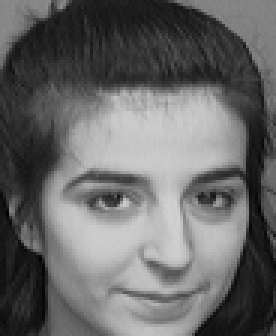
#> input picture packages/nimfa/nimfa-1.4.0-py2.py3-none-any.whl/nimfa/datasets/ORL_faces/s10/7.pgm, 92 x 112 px, given in place of 7.jpg, which was not available (shown 3 times larger)
$ python read_childImage.py   (older library calls are emulated)
#> lines starting #> are read from the running program, lines starting #| are printed output that depends on the picture; after the words box and inside, x2 and y2 are one past the last pixel; in counts of white or black regions, pixels touching at a corner belong together; pictures that were not available may be replaced by others from this repository, and a replacement may not be noted
### packages/image-to-text/image_to_text-1.0.1.tar.gz/image_to_text-1.0.1/image_deal.py
# -*- coding: utf-8 -*-
"""
图片处理：通过直方图正规化增强对比度（传入图片路径）
python图像处理技术：降噪、滤波、增强对比度
***滤波还未使用
@author: x-h
"""

from skimage import io, data, morphology, segmentation
import cv2
import numpy as np

class deal_image(object):
    #膨胀、腐蚀
    def dil2ero(self,img,selem):
        img=morphology.dilation(img,selem) # 膨胀
        imgres=morphology.erosion(img,selem) # 腐蚀
        return imgres

    def deal_part1(self,image_path):
        # 通过直方图正规化增强对比度，读取图片时使用cv2.IMREAD_GRAYSCALE，直接灰度化图片
        in_image = cv2.imread(image_path, cv2.IMREAD_GRAYSCALE)
        # 求输入图片像素最大值和最小值
        Imax = np.max(in_image)
        Imin = np.min(in_image)
        # 要输出的最小灰度级和最大灰度级
        Omin, Omax = 0, 255
        # 计算a 和 b的值
        a = float(Omax - Omin)/(Imax - Imin)
        b = Omin - a* Imin
        # 矩阵的线性变化
        out_image = a*in_image + b
        # 数据类型的转化
        out_image = out_image.astype(np.uint8)
        # 显示原图和直方图正规化的效果
        #cv2.imshow('IN', in_image)
        #cv2.waitKey(0)
        #cv2.imshow('OUT', out_image)
        #cv2.waitKey(0)

        #识别图片框线？？？
        #原图片减掉框线？？？
        rows,cols=out_image.shape
        rows,cols=out_image.shape
        scale=10   #这个值越大,检测到的直线越多,图片中字体越大，值应设置越小。需要灵活调整该参数。
        col_selem=morphology.rectangle(cols//scale,1)
        #识别表格竖线
        img_cols=self.dil2ero(out_image,col_selem)

        row_selem=morphology.rectangle(1,rows//scale)
        #识别表格横线
        img_rows=self.dil2ero(out_image,row_selem)

        #求出整个表格,bitwise_and:同白为白，其余全为黑
        img_line=cv2.bitwise_and(img_cols,img_rows)
        # [20 lines of commented-out code are left out]
        merge = out_image+(~img_line)
        #cv2.imshow('merge', merge)
        #cv2.waitKey(0)
        return merge
        #cv2.destroyAllWindows()


# [2 lines that do not run on import are left out]

### packages/image-to-text/image_to_text-1.0.1.tar.gz/image_to_text-1.0.1/read_childImage.py
# -*- coding: utf-8 -*-
"""
Created on Tue May 28 19:23:19 2019
将图片按照表格框线交叉点分割成子图片（传入图片路径）
@author: x-h
"""

import cv2
import numpy as np
import pytesseract
import image_deal
class Image_To_text(object):
    #锐化图片
    def custom_blur_demo(self,image):
        kernel = np.array([[0, -1, 0], [-1, 5, -1], [0, -1, 0]], np.float32) #锐化
        dst = cv2.filter2D(image, -1, kernel=kernel)
        return dst
    #二值化后的图片降噪
    def depoint(self,img):
        """传入二值化后的图片数组进行降噪"""
        pixdata = img
        w,h = img.shape
        for y in range(1,h-1):
            for x in range(1,w-1):
                count = 0
                if pixdata[x,y-1] > 245:#上
                    count = count + 1
                if pixdata[x,y+1] > 245:#下
                    count = count + 1
                if pixdata[x-1,y] > 245:#左
                    count = count + 1
                if pixdata[x+1,y] > 245:#右
                    count = count + 1
                if pixdata[x-1,y-1] > 245:#左上
                    count = count + 1
                if pixdata[x-1,y+1] > 245:#左下
                    count = count + 1
                if pixdata[x+1,y-1] > 245:#右上
                    count = count + 1
                if pixdata[x+1,y+1] > 245:#右下
                    count = count + 1
                if count > 4:
                    pixdata[x,y] = 255
        return img

    def image_to_text(self,ocr_path,image_path):
#> called with ocr_path = 'E:/Tesseract-OCR/tesseract.exe', image_path = 'C:/Users/Administrator/Desktop/7.jpg'
        image = cv2.imread(image_path, 1)
#> image is the input picture: shape (112, 92, 3); min 0, max 212, mean 103.9
        print(image)
#> (printed output is left out)
        #灰度图片
        gray = cv2.cvtColor(image, cv2.COLOR_BGR2GRAY)
        #二值化
        binary = cv2.adaptiveThreshold(~gray, 255, cv2.ADAPTIVE_THRESH_GAUSSIAN_C, cv2.THRESH_BINARY, 35, -5)
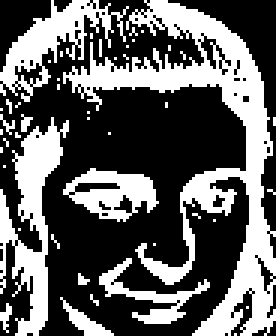
#> binary: shape (112, 92) (shown 3 times larger); 37.8% white; 46 white regions (39 under 20 px), largest, box (x1, y1, x2, y2) and area: (21, 0, 92, 112) 2015, (0, 39, 23, 112) 678, (0, 0, 43, 34) 479
        #ret,binary = cv2.threshold(~gray, 127, 255, cv2.THRESH_BINARY)

        #cv2.imshow("二值化图片：", binary) #展示图片
        #cv2.waitKey(0)

        rows,cols=binary.shape
#> rows = 112; cols = 92
        scale = 40
        #识别横线
        kernel  = cv2.getStructuringElement(cv2.MORPH_RECT,(cols//scale,1))
#> kernel = [[1, 1]]
        eroded = cv2.erode(binary,kernel,iterations = 1)
#> eroded: shape (112, 92); 30% white; 52 white regions (44 under 20 px), largest, box (x1, y1, x2, y2) and area: (22, 0, 92, 112) 1517, (5, 42, 21, 112) 475, (0, 0, 36, 30) 298
        #cv2.imshow("Eroded Image",eroded)
        dilatedcol = cv2.dilate(eroded,kernel,iterations = 1)
#> dilatedcol: shape (112, 92); 35.4% white; 42 white regions (34 under 20 px), largest, box (x1, y1, x2, y2) and area: (22, 0, 92, 112) 1730, (5, 41, 24, 112) 566, (0, 0, 42, 31) 406
        #cv2.imshow("表格横线展示：",dilatedcol)
        #cv2.waitKey(0)

        #识别竖线
        scale = 20
        kernel = cv2.getStructuringElement(cv2.MORPH_RECT,(1,rows//scale))
#> kernel = [1, 1, 1, 1, 1]
        eroded = cv2.erode(binary,kernel,iterations = 1)
#> eroded: shape (112, 92); 19.5% white; 39 white regions (31 under 20 px), largest, box (x1, y1, x2, y2) and area: (30, 0, 92, 112) 1014, (5, 41, 20, 112) 410, (1, 0, 28, 28) 223
        dilatedrow = cv2.dilate(eroded,kernel,iterations = 1)
#> dilatedrow: shape (112, 92); 30.1% white; 26 white regions (16 under 20 px), largest, box (x1, y1, x2, y2) and area: (30, 0, 92, 112) 1501, (0, 39, 20, 112) 584, (1, 0, 29, 30) 339
        #cv2.imshow("表格竖线展示：",dilatedrow)
        #cv2.waitKey(0)

        #标识交点
        bitwiseAnd = cv2.bitwise_and(dilatedcol,dilatedrow)
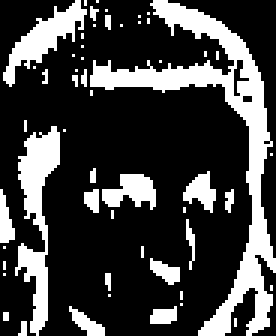
#> bitwiseAnd: shape (112, 92) (shown 3 times larger); 25.4% white; 54 white regions (43 under 20 px), largest, box (x1, y1, x2, y2) and area: (30, 0, 92, 112) 1272, (5, 42, 20, 112) 453, (1, 0, 29, 29) 263
        # [16 lines of commented-out code are left out]
        ys,xs = np.where(bitwiseAnd>0)
#> ys = 2616 values from 0 to 111; xs = 2616 values, max 91 at index 2018, min 0 at index 1490, mean 48.73

        mylisty=[] #纵坐标
        mylistx=[] #横坐标

        #通过排序，获取跳变的x和y的值，说明是交点，否则交点会有好多像素值值相近，我只取相近值的最后一点
        #这个10的跳变不是固定的，根据不同的图片会有微调，基本上为单元格表格的高度（y坐标跳变）和长度（x坐标跳变）
        i = 0
        myxs=np.sort(xs)
#> myxs = 2616 values from 0 to 91
        for i in range(len(myxs)-1):
            if(myxs[i+1]-myxs[i]>10):
                mylistx.append(myxs[i])
            i=i+1
#> after the loop, mylistx = []
        mylistx.append(myxs[i]) #要将最后一个点加入


        i = 0
        myys=np.sort(ys)
#> myys = 2616 values from 0 to 111
        #print(np.sort(ys))
        for i in range(len(myys)-1):
            if(myys[i+1]-myys[i]>10):
                mylisty.append(myys[i])
            i=i+1
#> after the loop, mylisty = []
        mylisty.append(myys[i]) #要将最后一个点加入

        print('mylisty',mylisty)
#| mylisty [111]
        print('mylistx',mylistx)
#| mylistx [91]


        text_String_total=''
        #调用图片去框线方法,并且已经灰度化
        image2=image_deal.deal_image().deal_part1(image_path)
#> in deal_part1, `Imax = np.max(in_image)`: Imax = 212
#> in deal_part1, `Imin = np.min(in_image)`: Imin = 0
#> in deal_part1, `a = float(Omax - Omin)/(Imax - Imin)`: a = 1.2
#> in deal_part1, `b = Omin - a* Imin`: b = 0
#> in deal_part1, `out_image = a*in_image + b`:
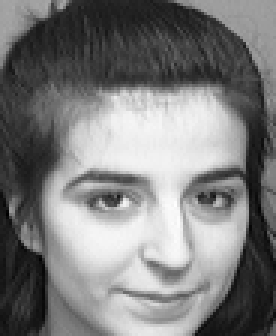
#> out_image: shape (112, 92) float64 (shown 3 times larger); min 0, max 255, mean 125
#> in dil2ero (call 2), `img=morphology.dilation(img,selem)`:
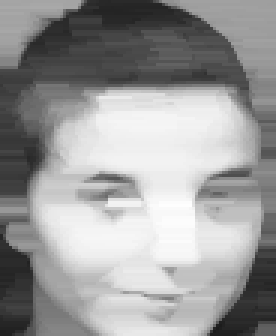
#> img: shape (112, 92) (shown 3 times larger); min 27, max 254, mean 154.3
#> in dil2ero (call 2), `imgres=morphology.erosion(img,selem)`:
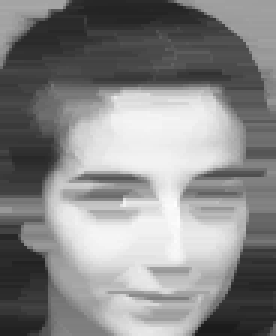
#> imgres: shape (112, 92) (shown 3 times larger); min 27, max 254, mean 135.3
#> in deal_part1, `img_line=cv2.bitwise_and(img_cols,img_rows)`:
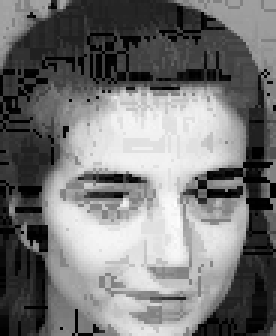
#> img_line: shape (112, 92) (shown 3 times larger); min 0, max 254, mean 118.5
#> in deal_part1, `merge = out_image+(~img_line)`:
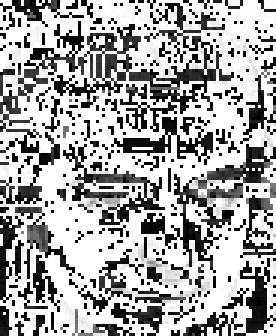
#> merge: shape (112, 92) (shown 3 times larger); min 0, max 255, mean 167.2
        #循环y坐标，x坐标分割表格
        for i in range(len(mylisty)-1):
            for j in range(len(mylistx)-1):
                #在分割时，第一个参数为y坐标，第二个参数为x坐标
                ROI = image2[mylisty[i]:mylisty[i+1]-3,mylistx[j]:mylistx[j+1]-3] #减去3的原因是由于我缩小ROI范围


                ROI_INFO = ROI.shape #获取图像的原始大小
                #缩放倍数
                factor = 4
                width = int(ROI_INFO[1]*factor)
                height = int(ROI_INFO[0]*factor)
                ROI_RESIZE = cv2.resize(ROI,(width, height))

                # [7 lines of commented-out code are left out]
                dst=self.custom_blur_demo(ROI_RESIZE)
                #第二次锐化（锐化次数再多会变得更不清晰）
                dst=self.custom_blur_demo(dst)


                #对放大后的图片进行二值化
                binary_ROI_RESIZE = cv2.adaptiveThreshold(~dst, 255, cv2.ADAPTIVE_THRESH_GAUSSIAN_C, cv2.THRESH_BINARY, 35, -5)


                #降噪
                binary_ROI_RESIZE=self.depoint(binary_ROI_RESIZE)

                #special_char_list = '`~!@#$%^&*()-_=+[]{}|\\;:‘’，。《》/？ˇ'
                pytesseract.pytesseract.tesseract_cmd = ocr_path
                text1 = pytesseract.image_to_string(binary_ROI_RESIZE,lang='chi_sim')  #读取文字，此为默认英文
                #替换换行
                text1=text1.replace('\n','')
                #替换空格
                text1=text1.replace(' ','')
                #替换o为0
                text1=text1.replace('o','0')
                #替换I为1
                text1=text1.replace('I','1')


                #text2 = ''.join([char for char in text2 if char not in special_char_list])
                print('识别分割子图片信息为：'+text1)
                text_String_total=text_String_total+text1+'|'

                j=j+1
            text_String_total=text_String_total+'\n'
            i=i+1
#> this loop made 0 passes
#> after the loop, text_String_total = ''

        print(text_String_total)
        #返回识别后的文本字符串
        return text_String_total

if __name__ == '__main__':
    Image_To_text().image_to_text('E:/Tesseract-OCR/tesseract.exe','C:/Users/Administrator/Desktop/7.jpg')

$ run again, with packages/nimfa/nimfa-1.4.0-py2.py3-none-any.whl/nimfa/datasets/ORL_faces/s10/2.pgm copied over packages/nimfa/nimfa-1.4.0-py2.py3-none-any.whl/nimfa/datasets/ORL_faces/s10/7.pgm
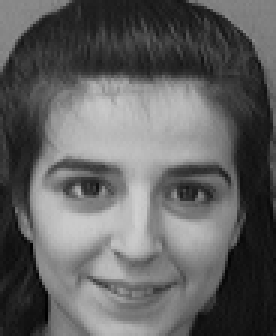
#> input picture packages/nimfa/nimfa-1.4.0-py2.py3-none-any.whl/nimfa/datasets/ORL_faces/s10/2.pgm, 92 x 112 px, given in place of 7.jpg, which was not available (shown 3 times larger)
#> in image_to_text, image is the input picture: shape (112, 92, 3); min 0, max 208, mean 97.1
#> (printed output is left out)
#> in image_to_text, `binary = cv2.adaptiveThreshold(~gray, 255, cv2.ADAPTIVE_THRESH_GAUSSIA..`:
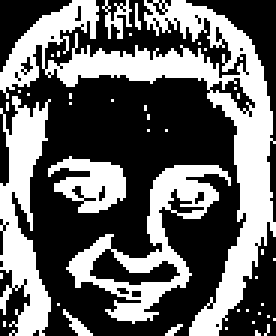
#> binary: shape (112, 92) (shown 3 times larger); 40% white; 41 white regions (35 under 20 px), largest, box (x1, y1, x2, y2) and area: (0, 0, 92, 112) 2139, (22, 55, 77, 108) 784, (0, 32, 17, 112) 751, (16, 52, 42, 71) 287, (34, 0, 44, 13) 57, (21, 103, 31, 112) 31
#> dilatedcol: shape (112, 92); 38% white; 19 white regions (11 under 20 px), largest, box (x1, y1, x2, y2) and area: (16, 0, 92, 112) 1675, (23, 55, 78, 107) 774, (0, 36, 18, 112) 705
#> dilatedrow: shape (112, 92); 33.9% white; 33 white regions (20 under 20 px), largest, box (x1, y1, x2, y2) and area: (63, 5, 92, 112) 1022, (0, 32, 17, 112) 704, (21, 11, 73, 30) 451
#> bitwiseAnd: shape (112, 92); 29% white; 44 white regions (33 under 20 px), largest, box (x1, y1, x2, y2) and area: (64, 5, 92, 112) 898, (0, 36, 17, 112) 604, (21, 16, 73, 29) 393
#> ys = 2984 values from 0 to 111; xs = 2984 values, max 91 at index 2057, min 0 at index 731, mean 46.21
#> myxs = 2984 values from 0 to 91
#> after the loop in image_to_text, `for i in range(len(myxs)-1):`: mylistx = []
#> myys = 2984 values from 0 to 111
#> after the loop in image_to_text, `for i in range(len(myys)-1):`: mylisty = []
#| mylisty [111]
#| mylistx [91]
#> Imax = 208
#> Imin = 0
#> a = 1.23
#> b = 0
#> in deal_part1, `merge = out_image+(~img_line)`:
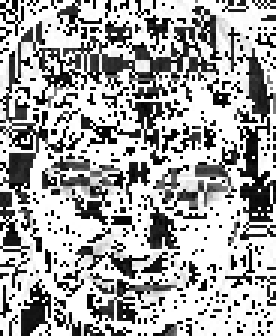
#> merge: shape (112, 92) (shown 3 times larger); min 0, max 255, mean 166.3
#> after the loop in image_to_text, `for i in range(len(mylisty)-1):`: text_String_total = ''

$ run again, with packages/nimfa/nimfa-1.4.0-py2.py3-none-any.whl/nimfa/datasets/ORL_faces/s10/8.pgm copied over packages/nimfa/nimfa-1.4.0-py2.py3-none-any.whl/nimfa/datasets/ORL_faces/s10/7.pgm
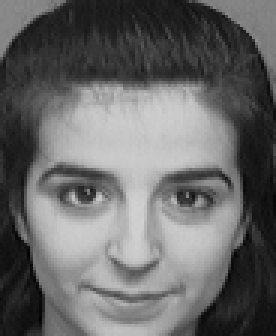
#> input picture packages/nimfa/nimfa-1.4.0-py2.py3-none-any.whl/nimfa/datasets/ORL_faces/s10/8.pgm, 92 x 112 px, given in place of 7.jpg, which was not available (shown 3 times larger)
#> in image_to_text, image is the input picture: shape (112, 92, 3); min 1, max 209, mean 104
#> (printed output is left out)
#> in image_to_text, `binary = cv2.adaptiveThreshold(~gray, 255, cv2.ADAPTIVE_THRESH_GAUSSIA..`:
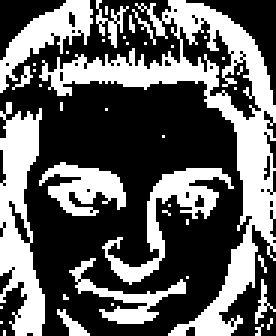
#> binary: shape (112, 92) (shown 3 times larger); 38% white; 41 white regions (32 under 20 px), largest, box (x1, y1, x2, y2) and area: (13, 0, 92, 112) 1745, (0, 34, 15, 112) 694, (34, 56, 78, 95) 407
#> dilatedcol: shape (112, 92); 36% white; 42 white regions (34 under 20 px), largest, box (x1, y1, x2, y2) and area: (14, 0, 92, 112) 1596, (0, 38, 16, 112) 688, (36, 56, 78, 94) 381
#> dilatedrow: shape (112, 92); 30.6% white; 28 white regions (17 under 20 px), largest, box (x1, y1, x2, y2) and area: (17, 0, 92, 112) 1461, (0, 37, 15, 112) 646, (0, 0, 30, 31) 319
#> bitwiseAnd: shape (112, 92); 25.9% white; 50 white regions (38 under 20 px), largest, box (x1, y1, x2, y2) and area: (65, 1, 92, 112) 840, (0, 38, 15, 112) 585, (17, 19, 68, 32) 314
#> ys = 2669 values from 0 to 111; xs = 2669 values, max 91 at index 978, min 0 at index 493, mean 44.88
#> myxs = 2669 values from 0 to 91
#> after the loop in image_to_text, `for i in range(len(myxs)-1):`: mylistx = []
#> myys = 2669 values from 0 to 111
#> after the loop in image_to_text, `for i in range(len(myys)-1):`: mylisty = []
#| mylisty [111]
#| mylistx [91]
#> Imax = 209
#> Imin = 1
#> a = 1.23
#> b = -1.23
#> in deal_part1, `merge = out_image+(~img_line)`:
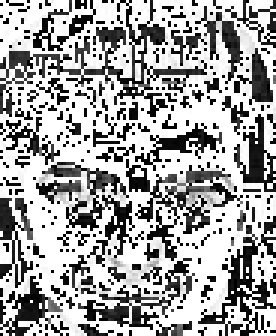
#> merge: shape (112, 92) (shown 3 times larger); min 0, max 255, mean 164
#> after the loop in image_to_text, `for i in range(len(mylisty)-1):`: text_String_total = ''
